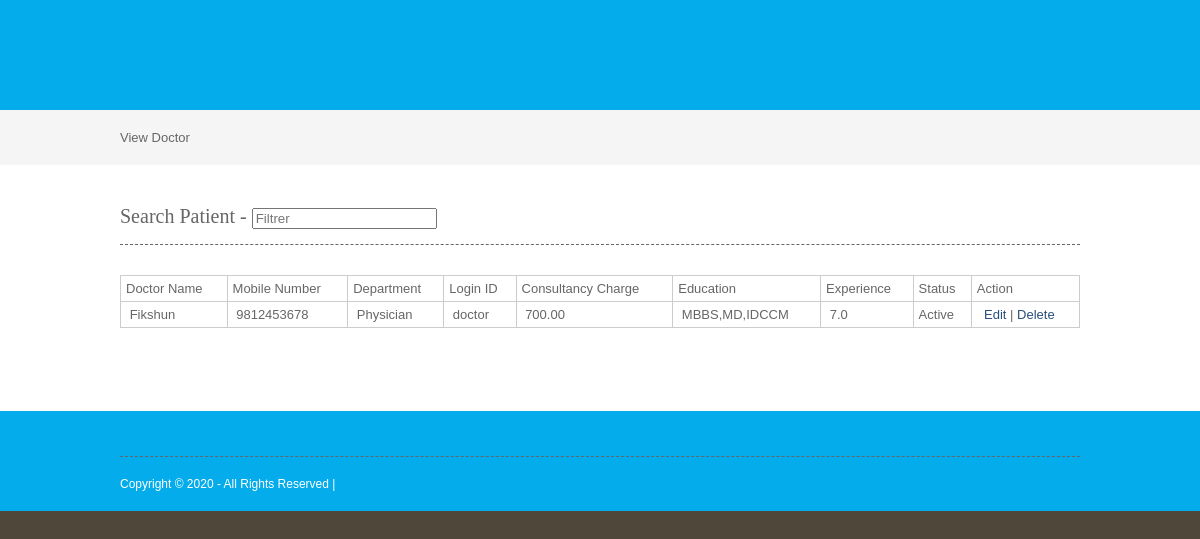
The app's page /viewdoctor.php with its own data.
### tables this page shows
CREATE TABLE `doctor` (
  `doctorid` int(10) NOT NULL,
  `doctorname` varchar(50) NOT NULL,
  `mobileno` varchar(15) NOT NULL,
  `departmentid` int(10) NOT NULL,
  `loginid` varchar(25) NOT NULL,
  `password` varchar(100) NOT NULL,
  `status` varchar(10) NOT NULL,
  `education` varchar(25) NOT NULL,
  `experience` float(11,1) NOT NULL,
  `consultancy_charge` float(10,2) NOT NULL
);

CREATE TABLE `department` (
  `departmentid` int(10) NOT NULL,
  `departmentname` varchar(100) NOT NULL,
  `description` text NOT NULL,
  `status` varchar(10) NOT NULL
);

### viewdoctor.php (the view, shortened to what this page needs)
<?php
include("headers.php");
include("dbconnection.php");
?>
<div class="wrapper col2">
  <div id="breadcrumb">View  Doctor  </div>
</div>
<div class="wrapper col4">
  <div id="container">
<section class="container">
<h2>Search Patient - <input type="search" class="light-table-filter" data-table="order-table" placeholder="Filtrer" /></h2>
	<table class="order-table">
      <thead>
    <table style="width:100%;" border="3">
      <tbody>
        <tr>
          <td>Doctor Name</td>
          <td>Mobile Number</td>
          <td>Department</td>
          <td>Login ID</td>
          <td>Consultancy Charge</td>
          <td>Education</td>
          <td>Experience</td>
          <td>Status</td>
          <td>Action</td>
        </tr>
          <?php
		$sql ="SELECT * FROM doctor";
		$qsql = mysqli_query($con,$sql);
		while($rs = mysqli_fetch_array($qsql))
		{
			$sqldept = "SELECT * FROM department WHERE departmentid='$rs[departmentid]'";
			$qsqldept = mysqli_query($con,$sqldept);
			$rsdept = mysqli_fetch_array($qsqldept);
        echo "<tr>
          <td>&nbsp;$rs[doctorname]</td>
          <td>&nbsp;$rs[mobileno]</td>
		   <td>&nbsp;$rsdept[departmentname]</td>
			<td>&nbsp;$rs[loginid]</td>
			<td>&nbsp;$rs[consultancy_charge]</td>
			 <td>&nbsp;$rs[education]</td>
			<td>&nbsp;$rs[experience]</td>
          <td>$rs[status]</td>
           <td>&nbsp;
		   <a href='doctor.php?editid=$rs[doctorid]'>Edit</a> | <a href='viewdoctor.php?delid=$rs[doctorid]'>Delete</a> </td>
        </tr>";
		}
		?>      </tbody>
    </table>
    <p>&nbsp;</p>
  </div>
</div>
<?php
include("footers.php");
?>

### layout/styles/layout.css (style rules this page uses)
html { overflow-y:scroll; }
body { margin:0; padding:0; font-size:13px; font-family:verdana, Arial, Helvetica, sans-serif; color:#FFFFFF; background-color:#4F473A; }
a { outline:none; text-decoration:none; }
div.wrapper { display:block; width:100%; margin:0; text-align:left; }
.col2 { color:#666666; background-color:#F5F5F5; }
.col3, .col4 { color:#666666; background-color:#FFFFFF; }
#head, #gallery, #breadcrumb, #container, #footer { display:block; position:relative; width:960px; margin:0 auto; }
#breadcrumb { padding:20px 0; }
#container { padding:40px 0; }
#container h1, #container h2, #container h3, #container h4, #container h5, #container h6 { margin:0 0 15px 0; padding:0 0 15px 0; line-height:normal; font-weight:normal; font-size:20px; font-family:Georgia, "Times New Roman", Times, serif; border-bottom:1px dashed #666666; }
#container a { color:#294E79; background-color:#FFFFFF; }

### layout/styles/tables.css (style rules this page uses)
table { width:100%; border-collapse:collapse; table-layout:auto; vertical-align:top; margin-bottom:15px; border:1px solid #CCCCCC; }
table tbody td { vertical-align:top; border-collapse:collapse; border-left:1px solid #CCCCCC; border-right:1px solid #CCCCCC; }
table thead th, table tbody td { padding:5px; border-collapse:collapse; }

### records on screen
doctor: doctorname "Fikshun", mobileno "9812453678", departmentid.departmentname "Physician", loginid "doctor", consultancy_charge "700.00", education "MBBS,MD,IDCCM", experience "7.0", status "Active"
